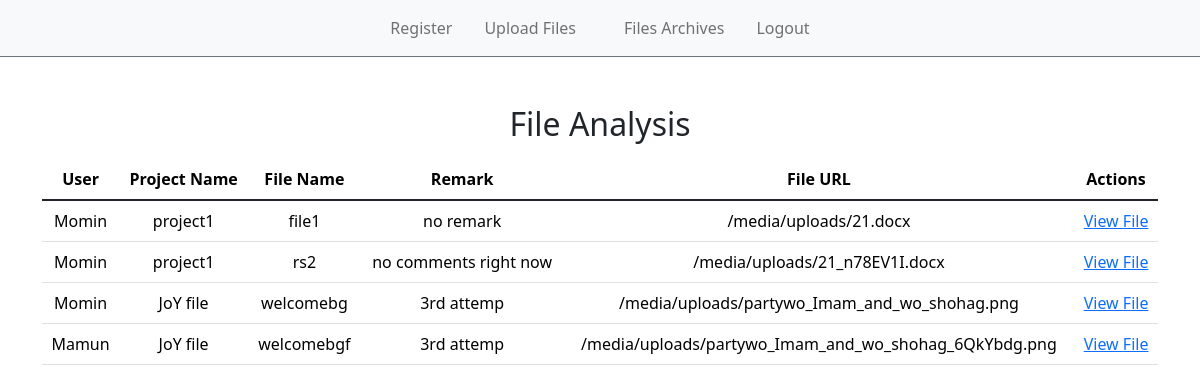
Before: /file_analysis/ (signed in) with the older database file.
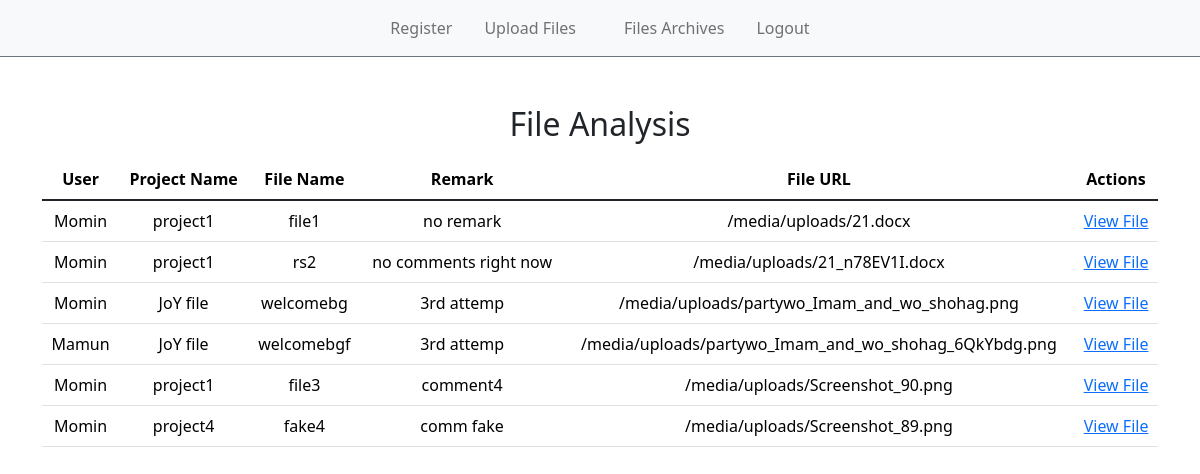
After: the same page with the newer database file.
### myapp/models.py (models this page shows, shortened)
class FileAnalysis(models.Model):
    user = models.ForeignKey(User, on_delete=models.CASCADE)
    projectname = models.CharField(max_length=255)
    filename = models.CharField(max_length=255, unique=True)  # Ensures uniqueness per user
    remark = models.CharField(max_length=255)
    uploadfile = models.FileField(upload_to='uploads/')

### myapp/views.py (the view)
# urls.py: path('file_analysis/', views.file_analysis, name='analysis'),
@login_required
def file_analysis(request):
    data = FileAnalysis.objects.all()
    analyses = FileAnalysis.objects.filter(user=request.user)
    context = {
        'data': data,
        'analyses': analyses
    }
    return render(request, 'analysis.html', context)

### templates/analysis.html
{% extends "base.html" %}
{% block content %}
  <div class="container text-center mt-5">
    <h2 class="my-3">File Analysis</h2>
    <table class="table">
  <thead>
    <tr>
      <th scope="col">User</th>
      <th scope="col">Project Name</th>
      <th scope="col">File Name</th>
      <th scope="col">Remark</th>
      <th scope="col">File URL</th>
      <th scope="col">Actions</th>
    </tr>
  </thead>
  <tbody>
    {% for d in data %}
      <tr>
        <td class="text-left">{{ d.user }}</td>
        <td class="text-left">{{ d.projectname }}</td>
        <td class="text-left">{{ d.filename }}</td>
        <td class="text-left">{{ d.remark }}</td>
        <td class="text-left">{{ d.uploadfile.url }}</td>
        <td class="text-left"><a href="{{ d.uploadfile.url }}" target="_blank">View File</a></td>
      </tr>
    {% endfor %}
  </tbody>
</table>
  </div>
{% endblock %}

### templates/base.html (shortened to what this page needs)
<!DOCTYPE html>
<html lang="en">
<head>
  {% load static %}
  <link href="https://cdn.jsdelivr.net/npm/bootstrap@5.1.3/dist/css/bootstrap.min.css" rel="stylesheet">
  <link href="{% static 'bootstrap.min.css' %}" rel="stylesheet">
</head>
<body>
  <nav class="navbar navbar-expand-lg navbar-light bg-light border-bottom border-secondary ">
    <div class="collapse navbar-collapse" id="navbarSupportedContent">
      {% if user.is_anonymous %}
        <ul class="navbar-nav">
          <li class="nav-item">
            <a class="nav-link" href="{% url 'login' %}">Rapid System</a>
          </li>
        </ul>
      {% else %}
        <ul class="navbar-nav">
          <li class="nav-item">
            <a class="nav-link" href="{% url 'register' %}">Register</a>
          </li>
          <li class="nav-item text-white">
            <a class="nav-link" href="{% url 'homepage' %}">Upload Files</a>
          </li><li class="nav-item text-white">
          <li class="nav-item text-white">
            <a class="nav-link" href="{% url 'analysis' %}">Files Archives</a>
          </li>
          <li class="nav-item text-white">
            <a class="nav-link" href="{% url 'logout' %}">Logout</a>
          </li>
        </ul>
      {% endif %}
    </div>
  </nav>
  <main role="main" class="container-fluid mt-3">
    {% block content %}
    {% endblock content %}
  </main>
<link href="{% static 'bootstrap.min.js' %}" rel="stylesheet">
</body>
</html>

### templates/base.html (style rules this page uses)
.nav-link { font-size: 1.2rem; }
.navbar-nav { margin-right: auto; }
.nav-item { margin-right: 1rem; }

Changed rows visible on the page:
added FileAnalysis: user "Momin", projectname "project1", filename "file3", remark "comment4", uploadfile "/media/uploads/Screenshot_90.png"
added FileAnalysis: user "Momin", projectname "project4", filename "fake4", remark "comm fake", uploadfile "/media/uploads/Screenshot_89.png"
